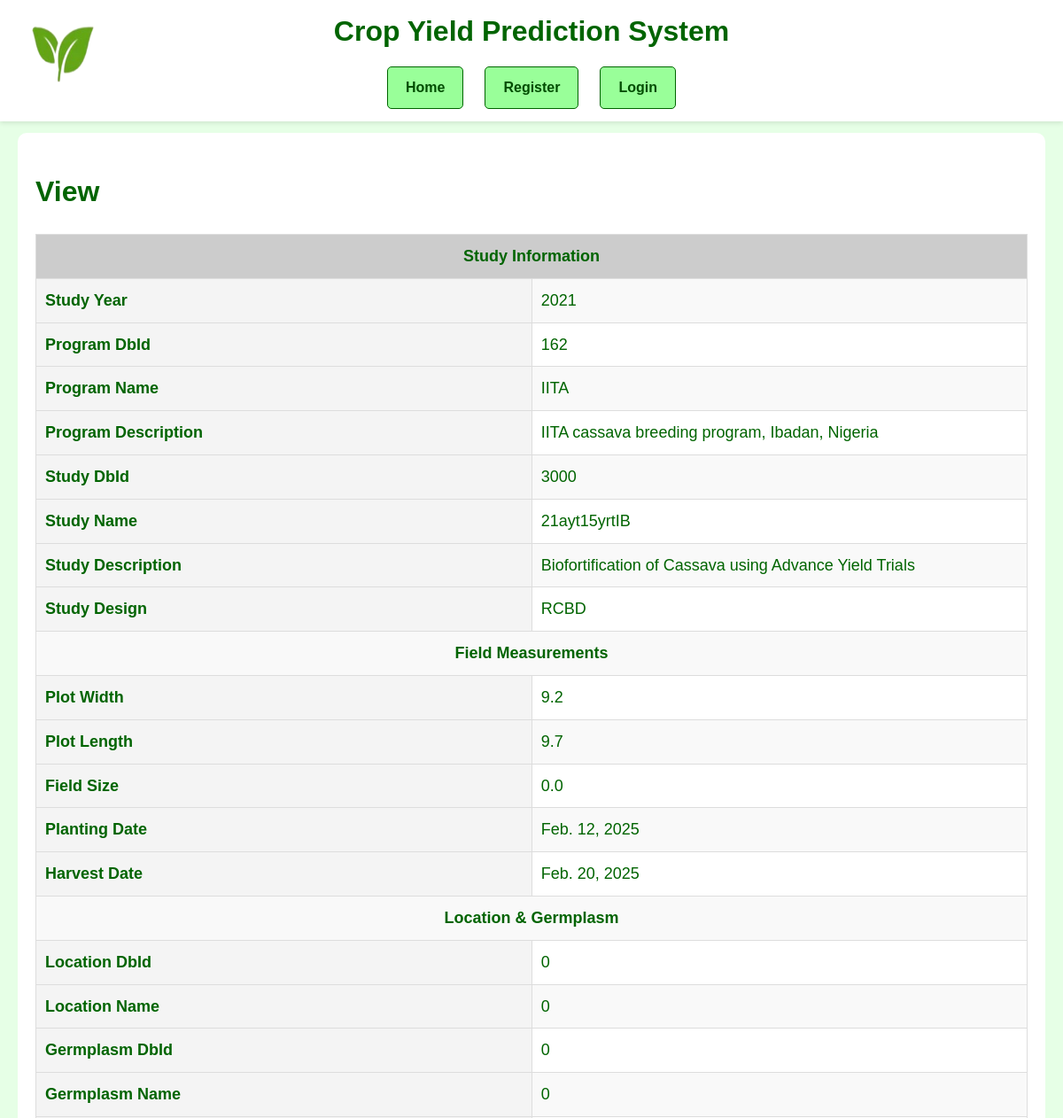
The page /fielddata/6/ (signed in, upper part) on the database as committed earlier.
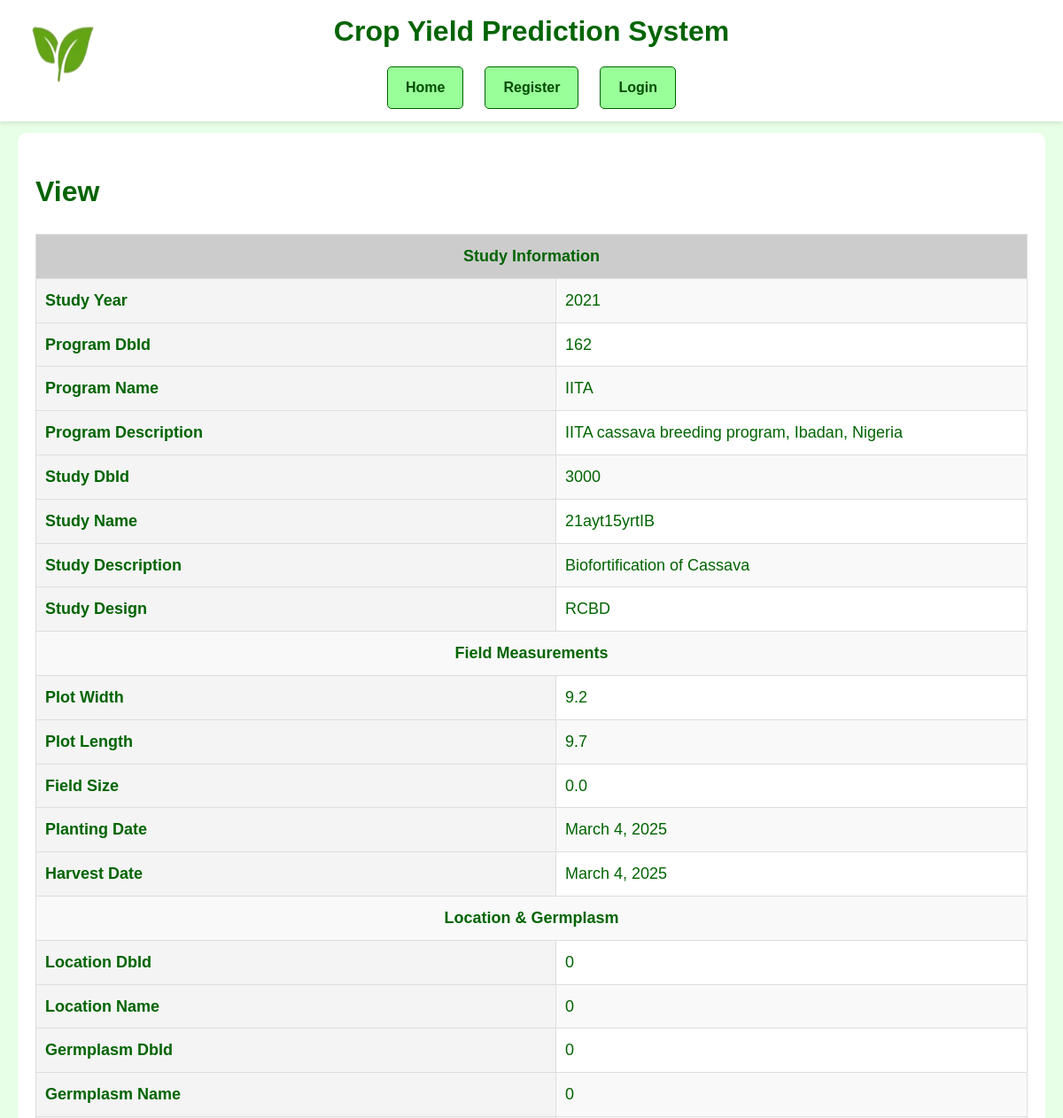
The same page on the database as committed later.
### django_nlp_integration/nlp_app/models.py (models this page shows, shortened)
class FieldData(models.Model):
    studyYear = models.IntegerField(blank=True, null=True)
    programDbId = models.CharField(max_length=255, blank=True, null=True)
    programName = models.CharField(max_length=255, blank=True, null=True)
    programDescription = models.TextField(blank=True, null=True)
    studyDbId = models.CharField(max_length=255, blank=True, null=True)
    studyName = models.CharField(max_length=255, blank=True, null=True)
    studyDescription = models.TextField(blank=True, null=True)
    studyDesign = models.CharField(max_length=255, blank=True, null=True)
    plotWidth = models.FloatField(blank=True, null=True)
    plotLength = models.FloatField(blank=True, null=True)
    fieldSize = models.FloatField(blank=True, null=True)
    plantingDate = models.DateField(blank=True, null=True)
    harvestDate = models.DateField(blank=True, null=True)
    locationDbId = models.CharField(max_length=255, blank=True, null=True)
    locationName = models.CharField(max_length=255, blank=True, null=True)
    germplasmDbId = models.CharField(max_length=255, blank=True, null=True)
    germplasmName = models.CharField(max_length=255, blank=True, null=True)
    germplasmSynonyms = models.CharField(max_length=255, blank=True, null=True)
    observationLevel = models.CharField(max_length=255, blank=True, null=True)
    observationUnitDbId = models.CharField(max_length=255, blank=True, null=True)
    observationUnitName = models.CharField(max_length=255, blank=True, null=True)
    replicate = models.IntegerField(blank=True, null=True)
    blockNumber = models.IntegerField(blank=True, null=True)
    plotNumber = models.IntegerField(blank=True, null=True)
    entryType = models.CharField(max_length=255, blank=True, null=True)
    boiled_storage_root_color = models.CharField(max_length=255, blank=True, null=True)
    cassava_anthractnose_disease_incidence_6_month = models.FloatField(blank=True, null=True)
    cassava_anthractnose_disease_incidence_9_month = models.FloatField(blank=True, null=True)
    cassava_anthractnose_disease_severity_6_month = models.FloatField(blank=True, null=True)
    cassava_anthractnose_disease_severity_9_month = models.FloatField(blank=True, null=True)
    cassava_bacterial_blight_incidence_3_month = models.FloatField(blank=True, null=True)
    cassava_bacterial_blight_incidence_6_month = models.FloatField(blank=True, null=True)
    cassava_bacterial_blight_severity_3_month = models.FloatField(blank=True, null=True)
    cassava_bacterial_blight_severity_6_month = models.FloatField(blank=True, null=True)
    cassava_green_mite_severity_first_evaluation = models.FloatField(blank=True, null=True)
    cassava_green_mite_severity_second_evaluation = models.FloatField(blank=True, null=True)
    cassava_mosaic_disease_incidence_1_month = models.FloatField(blank=True, null=True)
    cassava_mosaic_disease_incidence_3_month = models.FloatField(blank=True, null=True)
    cassava_mosaic_disease_incidence_6_month = models.FloatField(blank=True, null=True)
    cassava_mosaic_disease_severity_1_month = models.FloatField(blank=True, null=True)
    cassava_mosaic_disease_severity_3_month = models.FloatField(blank=True, null=True)
    cassava_mosaic_disease_severity_6_month = models.FloatField(blank=True, null=True)
    dry_matter_content_specific_gravity_method = models.FloatField(blank=True, null=True)
    dry_matter_content_percentage = models.FloatField(blank=True, null=True)
    ease_of_peeling_root_cortex_visual_rating = models.IntegerField(blank=True, null=True)
    first_apical_branch_height_cm = models.FloatField(blank=True, null=True)
    fresh_shoot_weight_kg_per_plot = models.FloatField(blank=True, null=True)
    fresh_storage_root_weight_per_plot = models.FloatField(blank=True, null=True)
    harvest_index_variable = models.FloatField(blank=True, null=True)
    initial_vigor_assessment = models.IntegerField(blank=True, null=True)
    number_of_planted_stakes_per_plot = models.IntegerField(blank=True, null=True)
    plant_architecture_visual_rating = models.IntegerField(blank=True, null=True)
    plant_stands_harvested_counting = models.IntegerField(blank=True, null=True)
    poundability_assessment = models.IntegerField(blank=True, null=True)
    proportion_lodged_plants_percentage = models.FloatField(blank=True, null=True)
    root_neck_length_visual_rating = models.IntegerField(blank=True, null=True)
    root_number_counting = models.IntegerField(blank=True, null=True)
    rotted_storage_root_counting = models.IntegerField(blank=True, null=True)
    specific_gravity = models.FloatField(blank=True, null=True)
    sprout_count_nine_month = models.IntegerField(blank=True, null=True)
    sprout_count_one_month = models.IntegerField(blank=True, null=True)
    sprout_count_six_month = models.IntegerField(blank=True, null=True)
    sprout_count_three_month = models.IntegerField(blank=True, null=True)
    sprouting_proportion = models.FloatField(blank=True, null=True)
    storage_root_cortex_color_visual_rating = models.IntegerField(blank=True, null=True)
    storage_root_periderm_color_visual_rating = models.IntegerField(blank=True, null=True)
    storage_root_pulp_color_visual_rating = models.IntegerField(blank=True, null=True)
    storage_root_shape_visual_rating = models.IntegerField(blank=True, null=True)
    storage_root_size_visual_rating = models.IntegerField(blank=True, null=True)
    taste_of_boiled_root_rating = models.IntegerField(blank=True, null=True)
    top_yield = models.FloatField(blank=True, null=True)
    total_carotenoid_chart_1_8 = models.FloatField(blank=True, null=True)
    total_carotenoid_iCheck_method = models.FloatField(blank=True, null=True)

### django_nlp_integration/nlp_app/views.py (the view)
# urls.py: path('fielddata/<int:pk>/', views.fielddata_detail, name='fielddata_detail'),
@login_required
def fielddata_detail(request, pk):
    fielddata = get_object_or_404(FieldData, pk=pk)
    return render(request, 'nlp_app/fielddata_detail.html', {'fielddata': fielddata})

### django_nlp_integration/nlp_app/templates/nlp_app/fielddata_detail.html (shortened to what this page needs)
{% extends 'base_generic.html' %}
{% block content %}
<!DOCTYPE html>
<html>
<head>
</head>
<body>
    <h1>View</h1>
    <table>
        <tr class="section-header">
            <td colspan="2">Study Information</td>
        </tr>
        <tr><th>Study Year</th><td>{{ fielddata.studyYear }}</td></tr>
        <tr><th>Program DbId</th><td>{{ fielddata.programDbId }}</td></tr>
        <tr><th>Program Name</th><td>{{ fielddata.programName }}</td></tr>
        <tr><th>Program Description</th><td>{{ fielddata.programDescription }}</td></tr>
        <tr><th>Study DbId</th><td>{{ fielddata.studyDbId }}</td></tr>
        <tr><th>Study Name</th><td>{{ fielddata.studyName }}</td></tr>
        <tr><th>Study Description</th><td>{{ fielddata.studyDescription }}</td></tr>
        <tr><th>Study Design</th><td>{{ fielddata.studyDesign }}</td></tr>
        <tr class="section-header">
            <td colspan="2">Field Measurements</td>
        </tr>
        <tr><th>Plot Width</th><td>{{ fielddata.plotWidth }}</td></tr>
        <tr><th>Plot Length</th><td>{{ fielddata.plotLength }}</td></tr>
        <tr><th>Field Size</th><td>{{ fielddata.fieldSize }}</td></tr>
        <tr><th>Planting Date</th><td>{{ fielddata.plantingDate }}</td></tr>
        <tr><th>Harvest Date</th><td>{{ fielddata.harvestDate }}</td></tr>
        <tr class="section-header">
            <td colspan="2">Location & Germplasm</td>
        </tr>
        <tr><th>Location DbId</th><td>{{ fielddata.locationDbId }}</td></tr>
        <tr><th>Location Name</th><td>{{ fielddata.locationName }}</td></tr>
        <tr><th>Germplasm DbId</th><td>{{ fielddata.germplasmDbId }}</td></tr>
        <tr><th>Germplasm Name</th><td>{{ fielddata.germplasmName }}</td></tr>
        <tr><th>Total Carotenoid iCheck Method</th><td>{{ fielddata.total_carotenoid_iCheck_method }}</td></tr>    </table>
</body>
</html>
{% endblock %}

Rows that differ between the two databases and show on the page:
changed FieldData "IITA": studyDescription "Biofortification of Cassava using Advance Yield Trials" → "Biofortification of Cassava"; plantingDate "Feb. 12, 2025" → "March 4, 2025"; harvestDate "Feb. 20, 2025" → "March 4, 2025"
